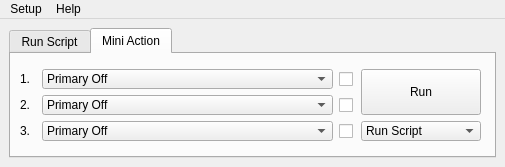
<?xml version="1.0" encoding="UTF-8"?>
<ui version="4.0">
 <class>MainWindow</class>
 <widget class="QMainWindow" name="MainWindow">
  <property name="geometry">
   <rect>
    <x>0</x>
    <y>0</y>
    <width>505</width>
    <height>167</height>
   </rect>
  </property>
  <property name="minimumSize">
   <size>
    <width>505</width>
    <height>167</height>
   </size>
  </property>
  <property name="maximumSize">
   <size>
    <width>1108</width>
    <height>692</height>
   </size>
  </property>
  <property name="windowTitle">
   <string>MainWindow</string>
  </property>
  <property name="windowIcon">
   <iconset>
    <normaloff>:/icons/icon.png</normaloff>:/icons/icon.png</iconset>
  </property>
  <property name="windowOpacity">
   <double>1.000000000000000</double>
  </property>
  <widget class="QWidget" name="centralwidget">
   <layout class="QVBoxLayout" name="verticalLayout_2">
    <item>
     <widget class="QTabWidget" name="tabWidget">
      <property name="enabled">
       <bool>true</bool>
      </property>
      <property name="tabPosition">
       <enum>QTabWidget::North</enum>
      </property>
      <property name="tabShape">
       <enum>QTabWidget::Rounded</enum>
      </property>
      <property name="currentIndex">
       <number>1</number>
      </property>
      <property name="elideMode">
       <enum>Qt::ElideLeft</enum>
      </property>
      <widget class="QWidget" name="run_tab">
       <attribute name="title">
        <string>Run Script</string>
       </attribute>
       <layout class="QVBoxLayout" name="verticalLayout">
        <item>
         <layout class="QGridLayout" name="gridLayout">
          <property name="sizeConstraint">
           <enum>QLayout::SetDefaultConstraint</enum>
          </property>
          <item row="1" column="0">
           <widget class="QCheckBox" name="action_2_cb">
            <property name="text">
             <string>Action 2</string>
            </property>
           </widget>
          </item>
          <item row="0" column="4">
           <widget class="QPushButton" name="load_action_4_pb">
            <property name="minimumSize">
             <size>
              <width>31</width>
              <height>23</height>
             </size>
            </property>
            <property name="maximumSize">
             <size>
              <width>31</width>
              <height>23</height>
             </size>
            </property>
            <property name="text">
             <string/>
            </property>
           </widget>
          </item>
          <item row="1" column="1">
           <widget class="QPushButton" name="load_action_2_pb">
            <property name="minimumSize">
             <size>
              <width>31</width>
              <height>23</height>
             </size>
            </property>
            <property name="maximumSize">
             <size>
              <width>31</width>
              <height>23</height>
             </size>
            </property>
            <property name="text">
             <string/>
            </property>
           </widget>
          </item>
          <item row="0" column="0">
           <widget class="QCheckBox" name="action_1_cb">
            <property name="text">
             <string>Action 1</string>
            </property>
           </widget>
          </item>
          <item row="0" column="1">
           <widget class="QPushButton" name="load_action_1_pb">
            <property name="minimumSize">
             <size>
              <width>31</width>
              <height>23</height>
             </size>
            </property>
            <property name="maximumSize">
             <size>
              <width>31</width>
              <height>23</height>
             </size>
            </property>
            <property name="text">
             <string/>
            </property>
           </widget>
          </item>
          <item row="0" column="3">
           <widget class="QCheckBox" name="action_4_cb">
            <property name="text">
             <string>Action 4</string>
            </property>
           </widget>
          </item>
          <item row="2" column="0">
           <widget class="QCheckBox" name="action_3_cb">
            <property name="text">
             <string>Action 3</string>
            </property>
           </widget>
          </item>
          <item row="2" column="4">
           <widget class="QPushButton" name="load_action_6_pb">
            <property name="minimumSize">
             <size>
              <width>31</width>
              <height>23</height>
             </size>
            </property>
            <property name="maximumSize">
             <size>
              <width>31</width>
              <height>23</height>
             </size>
            </property>
            <property name="text">
             <string/>
            </property>
           </widget>
          </item>
          <item row="2" column="1">
           <widget class="QPushButton" name="load_action_3_pb">
            <property name="minimumSize">
             <size>
              <width>31</width>
              <height>23</height>
             </size>
            </property>
            <property name="maximumSize">
             <size>
              <width>31</width>
              <height>23</height>
             </size>
            </property>
            <property name="text">
             <string/>
            </property>
           </widget>
          </item>
          <item row="1" column="3">
           <widget class="QCheckBox" name="action_5_cb">
            <property name="text">
             <string>Action 5</string>
            </property>
           </widget>
          </item>
          <item row="1" column="4">
           <widget class="QPushButton" name="load_action_5_pb">
            <property name="minimumSize">
             <size>
              <width>31</width>
              <height>23</height>
             </size>
            </property>
            <property name="maximumSize">
             <size>
              <width>31</width>
              <height>23</height>
             </size>
            </property>
            <property name="text">
             <string/>
            </property>
           </widget>
          </item>
          <item row="2" column="3">
           <widget class="QCheckBox" name="action_6_cb">
            <property name="text">
             <string>Action 6</string>
            </property>
           </widget>
          </item>
          <item row="0" column="2" rowspan="3">
           <widget class="QPushButton" name="action_pb">
            <property name="maximumSize">
             <size>
              <width>101</width>
              <height>91</height>
             </size>
            </property>
            <property name="cursor">
             <cursorShape>PointingHandCursor</cursorShape>
            </property>
            <property name="toolTip">
             <string>&lt;html&gt;&lt;head/&gt;&lt;body&gt;&lt;p&gt;Clean this up&lt;/p&gt;&lt;/body&gt;&lt;/html&gt;</string>
            </property>
            <property name="text">
             <string/>
            </property>
            <property name="icon">
             <iconset>
              <normaloff>icons/button.png</normaloff>icons/button.png</iconset>
            </property>
            <property name="iconSize">
             <size>
              <width>75</width>
              <height>60</height>
             </size>
            </property>
           </widget>
          </item>
         </layout>
        </item>
       </layout>
      </widget>
      <widget class="QWidget" name="mini_tab">
       <attribute name="title">
        <string>Mini Action</string>
       </attribute>
       <layout class="QVBoxLayout" name="verticalLayout_3">
        <item>
         <layout class="QGridLayout" name="gridLayout_2">
          <item row="1" column="1">
           <widget class="QComboBox" name="cus_action_2_cb">
            <property name="sizePolicy">
             <sizepolicy hsizetype="Minimum" vsizetype="Fixed">
              <horstretch>0</horstretch>
              <verstretch>0</verstretch>
             </sizepolicy>
            </property>
            <property name="minimumSize">
             <size>
              <width>291</width>
              <height>20</height>
             </size>
            </property>
            <property name="maximumSize">
             <size>
              <width>291</width>
              <height>20</height>
             </size>
            </property>
            <item>
             <property name="text">
              <string>Primary Off</string>
             </property>
            </item>
            <item>
             <property name="text">
              <string>Matte</string>
             </property>
            </item>
            <item>
             <property name="text">
              <string>Shadow Receiver</string>
             </property>
            </item>
           </widget>
          </item>
          <item row="0" column="0">
           <widget class="QLabel" name="label">
            <property name="minimumSize">
             <size>
              <width>16</width>
              <height>16</height>
             </size>
            </property>
            <property name="maximumSize">
             <size>
              <width>16</width>
              <height>16</height>
             </size>
            </property>
            <property name="text">
             <string>1.</string>
            </property>
           </widget>
          </item>
          <item row="1" column="0">
           <widget class="QLabel" name="label_2">
            <property name="minimumSize">
             <size>
              <width>16</width>
              <height>16</height>
             </size>
            </property>
            <property name="maximumSize">
             <size>
              <width>16</width>
              <height>16</height>
             </size>
            </property>
            <property name="text">
             <string>2.</string>
            </property>
           </widget>
          </item>
          <item row="0" column="1">
           <widget class="QComboBox" name="cus_action_1_cb">
            <property name="sizePolicy">
             <sizepolicy hsizetype="Minimum" vsizetype="Fixed">
              <horstretch>0</horstretch>
              <verstretch>0</verstretch>
             </sizepolicy>
            </property>
            <property name="minimumSize">
             <size>
              <width>291</width>
              <height>20</height>
             </size>
            </property>
            <property name="maximumSize">
             <size>
              <width>291</width>
              <height>20</height>
             </size>
            </property>
            <item>
             <property name="text">
              <string>Primary Off</string>
             </property>
            </item>
            <item>
             <property name="text">
              <string>Matte</string>
             </property>
            </item>
            <item>
             <property name="text">
              <string>Shadow Receiver</string>
             </property>
            </item>
           </widget>
          </item>
          <item row="2" column="2">
           <widget class="QCheckBox" name="checkBox_3">
            <property name="minimumSize">
             <size>
              <width>16</width>
              <height>16</height>
             </size>
            </property>
            <property name="maximumSize">
             <size>
              <width>16</width>
              <height>16</height>
             </size>
            </property>
            <property name="text">
             <string/>
            </property>
           </widget>
          </item>
          <item row="0" column="2">
           <widget class="QCheckBox" name="checkBox">
            <property name="minimumSize">
             <size>
              <width>16</width>
              <height>16</height>
             </size>
            </property>
            <property name="maximumSize">
             <size>
              <width>16</width>
              <height>16</height>
             </size>
            </property>
            <property name="text">
             <string/>
            </property>
           </widget>
          </item>
          <item row="1" column="2">
           <widget class="QCheckBox" name="checkBox_2">
            <property name="minimumSize">
             <size>
              <width>16</width>
              <height>16</height>
             </size>
            </property>
            <property name="maximumSize">
             <size>
              <width>16</width>
              <height>16</height>
             </size>
            </property>
            <property name="text">
             <string/>
            </property>
           </widget>
          </item>
          <item row="2" column="0">
           <widget class="QLabel" name="label_3">
            <property name="minimumSize">
             <size>
              <width>16</width>
              <height>16</height>
             </size>
            </property>
            <property name="maximumSize">
             <size>
              <width>16</width>
              <height>16</height>
             </size>
            </property>
            <property name="text">
             <string>3.</string>
            </property>
           </widget>
          </item>
          <item row="2" column="1">
           <widget class="QComboBox" name="cus_action_3_cb">
            <property name="sizePolicy">
             <sizepolicy hsizetype="Minimum" vsizetype="Fixed">
              <horstretch>0</horstretch>
              <verstretch>0</verstretch>
             </sizepolicy>
            </property>
            <property name="minimumSize">
             <size>
              <width>291</width>
              <height>20</height>
             </size>
            </property>
            <property name="maximumSize">
             <size>
              <width>291</width>
              <height>20</height>
             </size>
            </property>
            <item>
             <property name="text">
              <string>Primary Off</string>
             </property>
            </item>
            <item>
             <property name="text">
              <string>Matte</string>
             </property>
            </item>
            <item>
             <property name="text">
              <string>Shadow Receiver</string>
             </property>
            </item>
           </widget>
          </item>
          <item row="2" column="3">
           <widget class="QComboBox" name="comboBox">
            <property name="maximumSize">
             <size>
              <width>120</width>
              <height>20</height>
             </size>
            </property>
            <item>
             <property name="text">
              <string>Run Script</string>
             </property>
            </item>
            <item>
             <property name="text">
              <string>Import Maya</string>
             </property>
            </item>
            <item>
             <property name="text">
              <string>Import Ref</string>
             </property>
            </item>
            <item>
             <property name="text">
              <string>Add Item</string>
             </property>
            </item>
            <item>
             <property name="text">
              <string>Remove Item</string>
             </property>
            </item>
           </widget>
          </item>
          <item row="0" column="3" rowspan="2">
           <widget class="QPushButton" name="run_pb">
            <property name="minimumSize">
             <size>
              <width>81</width>
              <height>0</height>
             </size>
            </property>
            <property name="maximumSize">
             <size>
              <width>120</width>
              <height>48</height>
             </size>
            </property>
            <property name="text">
             <string>Run</string>
            </property>
           </widget>
          </item>
         </layout>
        </item>
       </layout>
      </widget>
     </widget>
    </item>
   </layout>
  </widget>
  <widget class="QMenuBar" name="menuBar">
   <property name="geometry">
    <rect>
     <x>0</x>
     <y>0</y>
     <width>505</width>
     <height>21</height>
    </rect>
   </property>
   <widget class="QMenu" name="menuSetup">
    <property name="title">
     <string>Setup</string>
    </property>
    <addaction name="actionActivate"/>
    <addaction name="actionReset"/>
   </widget>
   <widget class="QMenu" name="menuHelp">
    <property name="title">
     <string>Help</string>
    </property>
    <addaction name="actionHelp"/>
   </widget>
   <addaction name="menuSetup"/>
   <addaction name="menuHelp"/>
  </widget>
  <action name="actionCreate_Save_File">
   <property name="text">
    <string>Create Save File</string>
   </property>
  </action>
  <action name="actionActivate">
   <property name="text">
    <string>Activate</string>
   </property>
   <property name="shortcut">
    <string>Ctrl+A</string>
   </property>
  </action>
  <action name="actionReset">
   <property name="text">
    <string>Reset</string>
   </property>
   <property name="shortcut">
    <string>Ctrl+R</string>
   </property>
  </action>
  <action name="actionHelp">
   <property name="text">
    <string>CRB Tool Help</string>
   </property>
   <property name="shortcut">
    <string>Ctrl+H</string>
   </property>
  </action>
  <action name="actionIntroduction">
   <property name="text">
    <string>Introduction</string>
   </property>
  </action>
 </widget>
 <resources/>
 <connections/>
</ui>
